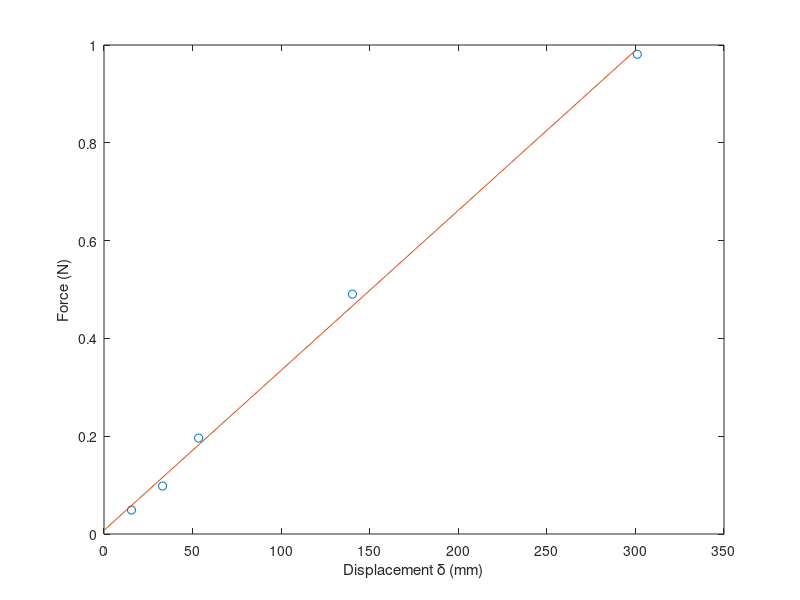

MATLAB code to generate this figure:
%Script to estimate spring constant of a given spring from experimental
%data.
%Experimental data: displacement of spring for different masses
%From physics we know that F = mg and F = kd
% Hence by measuring slope of the best fit line, we can find the spring
% constant (k)
clear all
clc
clf

m= [5 10 20 50 100];                    %mass data (g)
d= [15.5 33.07 53.39 140.24 301.03];    %displacement data (mm) 
g = 9.81;                               %g = 9.81
F = m/1000 *g;                          %compute spring force (N)
a = polyfit(d,F,1);                     %fit a line (1st order polynomial) - use polyfit and store it in a
d_fit = 0:10:300;                       %make finer equally spaced points for plotting purposes
F_fit = polyval(a,d_fit);               %evaluate polynomial at above points and store in F_fit
plot(d,F,'o',d_fit,F_fit);              %plot data and the fitted curve
xlabel('Displacement \delta (mm)')
ylabel('Force (N)');
k = a(1);                               %spring constant
fprintf('Springconstant = %d  \n',k);